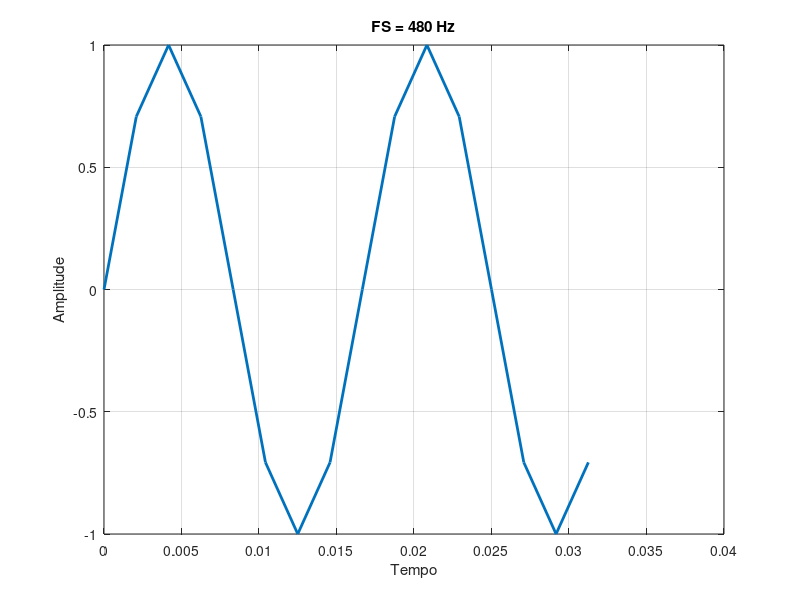
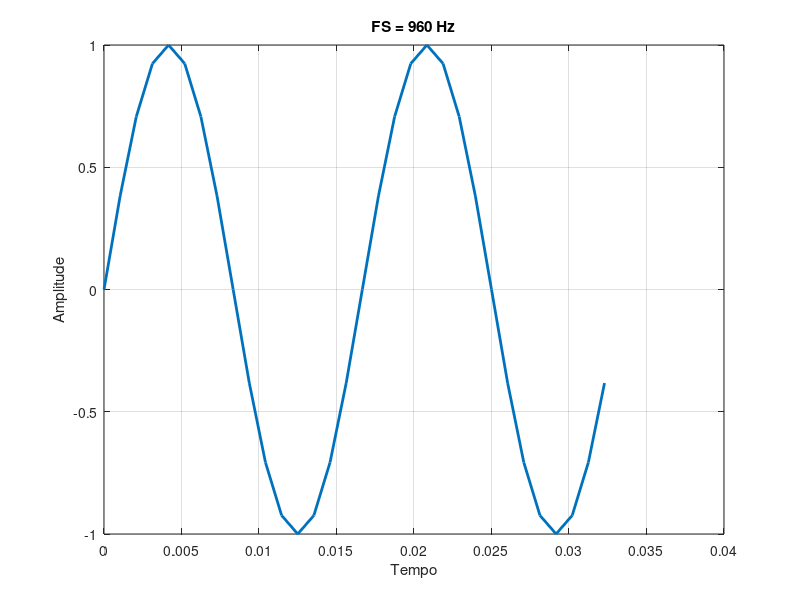
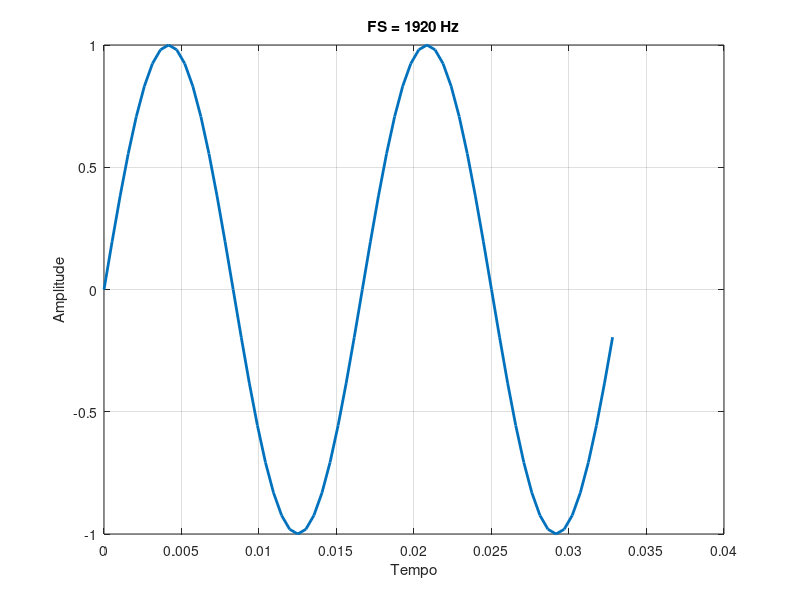
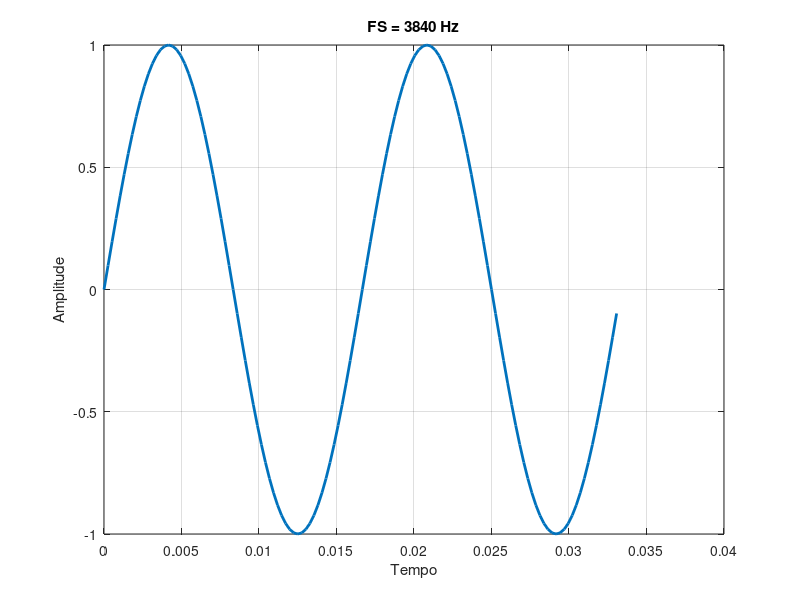

Here is the MATLAB script that generated these plots, in order:
clear;
close all;
clc;

P = 2; %Períodos dos sinal
A = 1; %Amplitude do sinal
fund_freq = 60; %Frequência fundamental do sinal

%Vetor de frequências de amostragem
sample_freqs = [480 960 1920 3840];

%Calcula o tempo total de amostragem do sinal
total_time = 1/fund_freq * P;

%Inicializa uma figura
%Percorre todas as frequências de amostragem definidas no vetor
for i = 1:length(sample_freqs)
    sf = sample_freqs(i);

    %Vetor que contém as timestamps
    %Formato vetor = inicio:passo:fim ou inicio:fim com passo 1
    %Neste caso, o vetor começa em zero e vai até o último timestamp, com
    %passo 1, logo, dividimos o passo por sf pra ter o timestamp discreto em
    %segundos
    disc_t = (0:(total_time * sf) - 1) / sf;

    %Sinal discretizado
    sinal = A * sin (2 * pi * fund_freq * disc_t);

    %Plota os gráficos um abaixo do outro, para cada frequência de
    %amostragem
    figure(i)
    plot(disc_t,sinal,'lineWidth',2);
    xlabel('Tempo');
    ylabel('Amplitude');
    title(sprintf('FS = %d Hz',sf))
    grid on;
end
